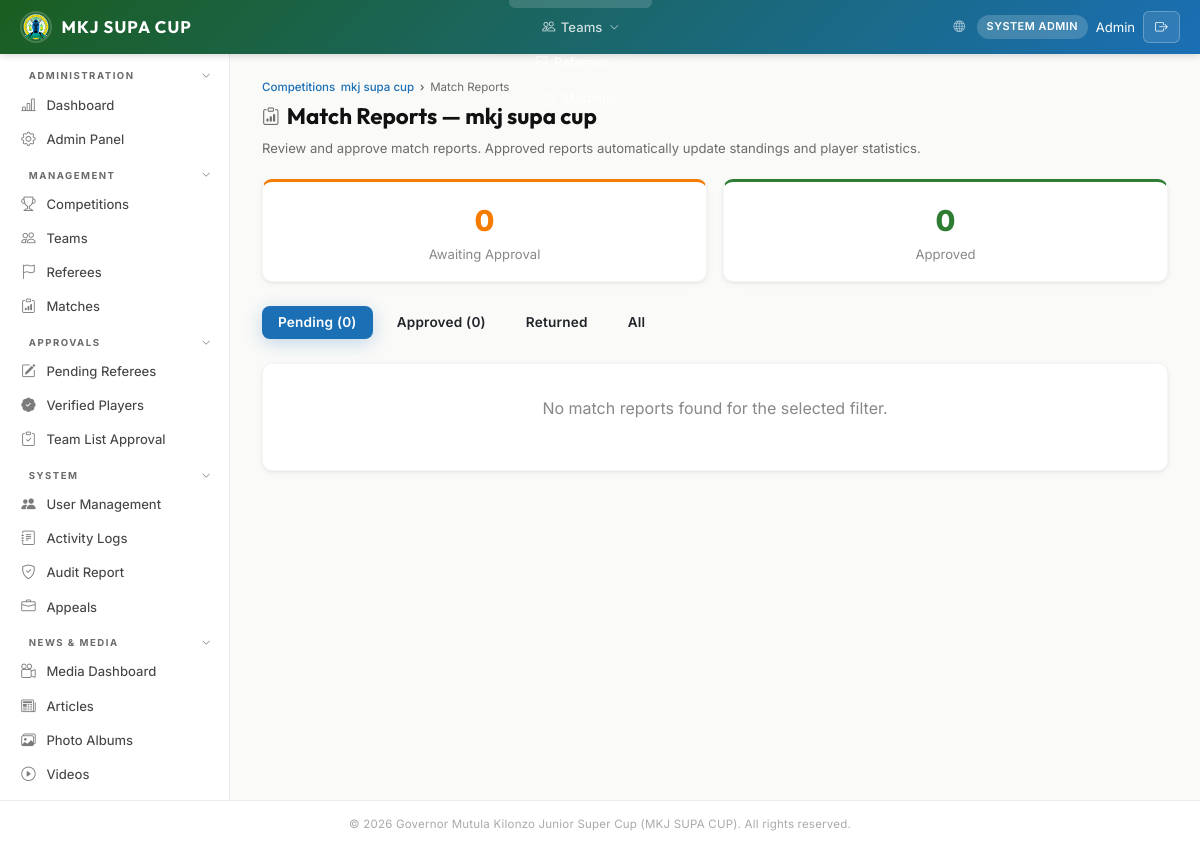
The app's page /portal/competitions/1/reports/ (signed in) with its own data.
### accounts/models.py (models this page shows, shortened)
class User(AbstractBaseUser, PermissionsMixin):
    email       = models.EmailField(unique=True)
    first_name  = models.CharField(max_length=100)
    last_name   = models.CharField(max_length=100)
    phone       = models.CharField(max_length=13, validators=[kenya_phone_validator])
    role        = models.CharField(max_length=30, choices=UserRole.choices, default=UserRole.TEAM_MANAGER)
    county      = models.CharField(max_length=100, blank=True, help_text="Kenyan county")
    sub_county  = models.CharField(
        max_length=100, blank=True, default="",
        help_text="Sub-county or constituency assignment for sub-county sports officers",
    )
    profile_photo = models.ImageField(upload_to="profiles/", null=True, blank=True)
    is_active   = models.BooleanField(default=True)
    is_staff    = models.BooleanField(default=False)
    is_suspended = models.BooleanField(default=False, help_text="Admin-suspended account")
    assigned_discipline = models.CharField(
        max_length=30, blank=True, default="",
        help_text="Sport family or discipline this user manages (for Coordinator / Scout roles)",
    )
    must_change_password = models.BooleanField(
        default=False,
        help_text="When True the user must set a new password on next login.",
    )
    date_joined = models.DateTimeField(default=timezone.now)
    last_login  = models.DateTimeField(null=True, blank=True)
    objects = UserManager()
    USERNAME_FIELD  = "email"
    REQUIRED_FIELDS = ["first_name", "last_name"]
    class Meta:
        verbose_name      = "User"
        verbose_name_plural = "Users"
        ordering = ["last_name", "first_name"]

### competitions/models.py (models this page shows, shortened)
class Competition(models.Model):
    name        = models.CharField(max_length=200, unique=True)
    sport_type  = models.CharField(
        max_length=30, choices=SportType.choices, default=SportType.FOOTBALL_MEN,
        help_text="Sport discipline for this competition"
    )
    gender      = models.CharField(
        max_length=10, choices=GenderChoice.choices, default=GenderChoice.MEN,
        help_text="Gender category for this competition"
    )
    format_type = models.CharField(
        max_length=30, choices=CompetitionFormat.choices,
        default=CompetitionFormat.GROUP_AND_KNOCKOUT,
        help_text="Competition format: group stage, knockout, or both"
    )
    is_exhibition = models.BooleanField(
        default=False,
        help_text="Mark as exhibition match (e.g. Beach Volleyball, Beach Handball)"
    )
    season      = models.CharField(max_length=10, default="2025")
    age_group   = models.CharField(max_length=10, choices=AgeGroup.choices, default=AgeGroup.U17)
    status      = models.CharField(max_length=20, choices=CompetitionStatus.choices, default=CompetitionStatus.UPCOMING)
    description = models.TextField(blank=True)
    rules       = models.TextField(blank=True, help_text="Competition rules, regulations, and format details")
    start_date  = models.DateField()
    end_date    = models.DateField()
    max_teams   = models.PositiveIntegerField(default=16)
    teams_per_group = models.PositiveIntegerField(
        default=4, help_text="Number of teams per group in group stage"
    )
    qualify_from_group = models.PositiveIntegerField(
        default=2, help_text="Number of teams that qualify from each group to knockout"
    )
    created_by  = models.ForeignKey(
        settings.AUTH_USER_MODEL, on_delete=models.SET_NULL, null=True,
        related_name="competitions_created"
    )
    created_at  = models.DateTimeField(auto_now_add=True)
    updated_at  = models.DateTimeField(auto_now=True)
    class Meta:
        ordering = ["-start_date"]
        verbose_name = "Competition"
        verbose_name_plural = "Competitions"

### mkj_cms/web_views.py (the view)
# urls.py: path("portal/competitions/<int:pk>/reports/",     competition_reports_view,        name="competition_reports"),
@role_required('competition_manager', 'chief_sports_officer', 'admin')
def competition_reports_view(request, pk):
    competition = get_object_or_404(Competition, pk=pk)
    filter_status = request.GET.get('status', 'submitted')
    reports_qs = MatchReport.objects.filter(
        fixture__competition=competition
    ).select_related(
        'fixture__home_team', 'fixture__away_team',
        'fixture__venue', 'referee__user'
    ).order_by('-submitted_at')
    if filter_status and filter_status != 'all':
        reports_qs = reports_qs.filter(status=filter_status)
    return render(request, 'portal/competition_reports.html', {
        'competition': competition,
        'reports': reports_qs,
        'filter_status': filter_status,
        'submitted_count': MatchReport.objects.filter(
            fixture__competition=competition, status='submitted'
        ).count(),
        'approved_count': MatchReport.objects.filter(
            fixture__competition=competition, status='approved'
        ).count(),
    })

### mkj_cms/web_views.py (called while the page is built)
def role_required(*roles):
    def decorator(view):
        @wraps(view)
        @login_required(login_url='web_login')
        def wrapper(request, *args, **kwargs):
            if request.user.role not in roles and not request.user.is_superuser:
                messages.error(request, 'You do not have permission to access this page.')
                return redirect('dashboard')
            return view(request, *args, **kwargs)
        return wrapper
    return decorator

### templates/portal/competition_reports.html (shortened to what this page needs)
{% extends 'base.html' %}
{% block content %}
<div class="page-header">
    <div class="breadcrumb">
        <a href="{% url 'competitions_list' %}">Competitions</a>
        <a href="{% url 'competition_detail' competition.pk %}">{{ competition.name }}</a>
        <span>Match Reports</span>
    </div>
    <h1><i class="bi bi-clipboard-data"></i> Match Reports &#8212; {{ competition.name }}</h1>
    <p>Review and approve match reports. Approved reports automatically update standings and player statistics.</p>
</div>
<div style="display:flex;gap:1rem;margin-bottom:1.5rem;flex-wrap:wrap">
    <div class="card" style="padding:1rem 1.5rem;text-align:center;border-top:3px solid #f57c00;flex:1;min-width:150px">
        <div style="font-size:1.8rem;font-weight:800;color:#f57c00">{{ submitted_count }}</div>
        <div style="color:#888;font-size:.82rem">Awaiting Approval</div>
    </div>
    <div class="card" style="padding:1rem 1.5rem;text-align:center;border-top:3px solid #2e7d32;flex:1;min-width:150px">
        <div style="font-size:1.8rem;font-weight:800;color:#2e7d32">{{ approved_count }}</div>
        <div style="color:#888;font-size:.82rem">Approved</div>
    </div>
</div>
<div style="display:flex;gap:.5rem;margin-bottom:1.5rem;flex-wrap:wrap">
    <a href="?status=submitted" class="btn {% if filter_status == 'submitted' %}btn--primary{% else %}btn--light{% endif %}" style="padding:.4rem 1rem;font-size:.85rem">Pending ({{ submitted_count }})</a>
    <a href="?status=approved" class="btn {% if filter_status == 'approved' %}btn--primary{% else %}btn--light{% endif %}" style="padding:.4rem 1rem;font-size:.85rem">Approved ({{ approved_count }})</a>
    <a href="?status=returned" class="btn {% if filter_status == 'returned' %}btn--primary{% else %}btn--light{% endif %}" style="padding:.4rem 1rem;font-size:.85rem">Returned</a>
    <a href="?status=all" class="btn {% if filter_status == 'all' %}btn--primary{% else %}btn--light{% endif %}" style="padding:.4rem 1rem;font-size:.85rem">All</a>
</div>
<div class="card">
    <div class="card-body" style="overflow-x:auto;padding:0">
        {% if reports %}
        <table style="margin:0">
            <thead>
                <tr>
                    <th>Match</th>
                    <th style="text-align:center">Score</th>
                    <th>Referee</th>
                    <th>Date</th>
                    <th>Status</th>
                    <th>Action</th>
                </tr>
            </thead>
            <tbody>
                {% for report in reports %}
                <tr>
                    <td>
                        <strong>{{ report.fixture.home_team.name }}</strong>
                        <span style="color:#888">vs</span>
                        <strong>{{ report.fixture.away_team.name }}</strong>
                    </td>
                    <td style="text-align:center;font-weight:700;font-family:monospace;font-size:1.1rem">
                        {{ report.home_score }} &#8212; {{ report.away_score }}
                    </td>
                    <td>{{ report.referee.user.get_full_name|default:"&#8212;" }}</td>
                    <td style="font-size:.82rem;color:#888">{{ report.submitted_at|date:"d M Y H:i"|default:"&#8212;" }}</td>
                    <td>
                        {% if report.status == 'submitted' %}
                        <span class="badge badge--warning">Pending Review</span>
                        {% elif report.status == 'approved' %}
                        <span class="badge badge--success">Approved</span>
                        {% elif report.status == 'returned' %}
                        <span class="badge badge--danger">Returned</span>
                        {% else %}
                        <span class="badge badge--light">{{ report.get_status_display }}</span>
                        {% endif %}
                    </td>
                    <td>
                        {% if report.status == 'submitted' %}
                        <a href="{% url 'competition_report_approve' competition.pk report.pk %}" class="btn btn--primary" style="padding:.3rem .8rem;font-size:.8rem">Review &#8594;</a>
                        {% else %}
                        <a href="{% url 'competition_report_approve' competition.pk report.pk %}" class="btn btn--light" style="padding:.3rem .8rem;font-size:.8rem">View</a>
                        {% endif %}
                    </td>
                </tr>
                {% endfor %}
            </tbody>
        </table>
        {% else %}
        <p style="color:#888;text-align:center;padding:2rem">No match reports found for the selected filter.</p>
        {% endif %}
    </div>
</div>
{% endblock %}

### templates/base.html (shortened to what this page needs)
{% load static %}
<!DOCTYPE html>
<html lang="en">
<head>
    <link rel="stylesheet" href="https://cdn.jsdelivr.net/npm/bootstrap@5.1.3/dist/css/bootstrap.min.css">
    <link rel="stylesheet" href="{% static 'css/style.css' %}">
    <link rel="stylesheet" href="https://cdn.jsdelivr.net/npm/bootstrap-icons@1.11.3/font/bootstrap-icons.min.css">
</head>
<body>
    {% block body %}
    <nav class="navbar">
        <div style="display:flex;align-items:center;gap:0">
            <a href="{% url 'dashboard' %}" class="navbar-brand">
                <img src="{% static 'img/Makueni logo.png' %}" alt="Makueni County Logo">
                <span>MKJ SUPA CUP</span>
            </a>
        </div>
        <ul class="navbar-nav">
            {% if user.role == 'admin' or user.role == 'competition_manager' %}
            <li>
                <a href="{% url 'competitions_list' %}" class="{% if 'competition' in request.resolver_match.url_name %}active{% endif %}"></a>
            </li>
            {% endif %}
            {% if user.role == 'admin' or user.role == 'competition_manager' or user.role == 'verification_officer' or user.role == 'team_manager' %}
            <li>
                <a href="{% url 'teams_list' %}" class="{% if 'team' in request.resolver_match.url_name %}active{% endif %}"><i class="bi bi-people"></i> Teams <i class="bi bi-chevron-down" style="font-size:.6rem;margin-left:.1rem"></i></a>
            </li>
            {% endif %}
            {% if user.role == 'admin' or user.role == 'coordinator' or user.role == 'referee' %}
            <li>
                <a href="{% url 'referees_list' %}" class=""><i class="bi bi-flag"></i> <i class="bi bi-chevron-down" style="font-size:.6rem;margin-left:.1rem"></i></a>
            </li>
            {% endif %}
            <li><a href="{% url 'matches_list' %}" class="{% if 'match' in request.resolver_match.url_name %}active{% endif %}"><i class="bi bi-clipboard-data"></i> Matches</a></li>
        </ul>
        <div class="navbar-user">
            <a href="{% url 'home' %}" style="color:rgba(255,255,255,.65);font-size:.72rem;margin-right:.25rem;"><i class="bi bi-globe"></i></a>
            <span class="role-badge">{{ user.get_role_display }}</span>
            <span style="font-size:.82rem">{{ user.first_name }}</span>
            <form method="post" action="{% url 'web_logout' %}" style="display:inline;">
                <button type="submit" class="btn-logout"><i class="bi bi-box-arrow-right"></i></button>
            </form>
        </div>
    </nav>
    <div class="layout">
        {% include 'includes/sidebar.html' %}
        <main class="main-content">
            {% block content %}{% endblock %}
        </main>
    </div>
    <footer class="footer">
        &copy; 2026 Governor Mutula Kilonzo Junior Super Cup (MKJ SUPA CUP). All rights reserved.
    </footer>
    {% endblock %}
</body>
</html>

### records on screen
User: role "SYSTEM ADMIN", first_name "Admin"
Competition: name "mkj supa cup"

### other values on screen
{{ submitted_count }} "0"
{{ approved_count }} "0"
